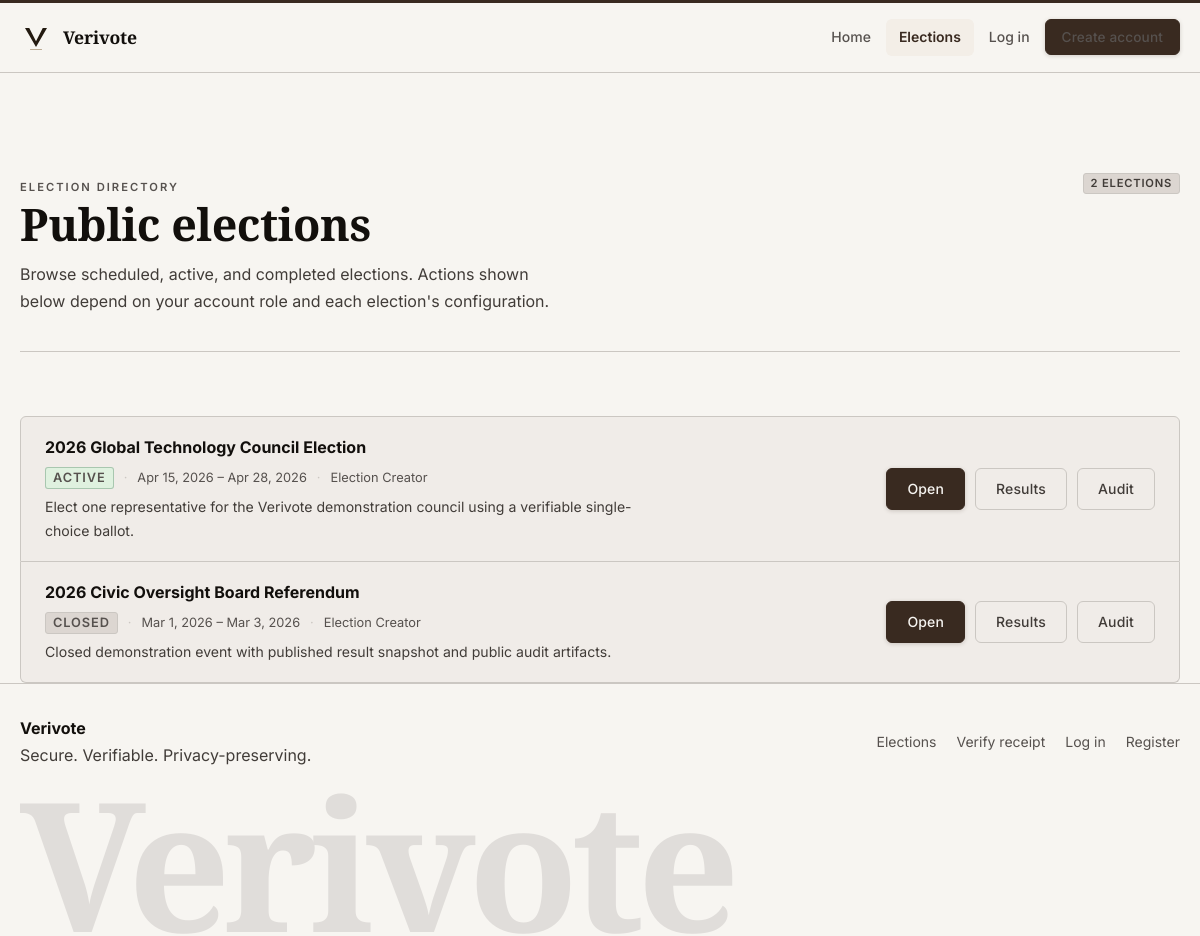
Screenshot of /events.php with the database file from the repository.
### tables this page shows
CREATE TABLE events (
    id BIGINT UNSIGNED AUTO_INCREMENT PRIMARY KEY,
    created_by BIGINT UNSIGNED NOT NULL,
    title VARCHAR(200) NOT NULL,
    slug VARCHAR(220) NOT NULL UNIQUE,
    description TEXT NOT NULL,
    ballot_type ENUM('single_choice') NOT NULL DEFAULT 'single_choice',
    status ENUM('draft', 'scheduled', 'active', 'closed', 'archived') NOT NULL DEFAULT 'draft',
    start_at DATETIME NOT NULL,
    end_at DATETIME NOT NULL,
    timezone VARCHAR(80) NOT NULL DEFAULT 'UTC',
    result_visibility ENUM('private', 'public_after_close', 'public_live') NOT NULL DEFAULT 'public_after_close',
    personal_verification_enabled TINYINT(1) NOT NULL DEFAULT 1,
    public_audit_enabled TINYINT(1) NOT NULL DEFAULT 1,
    allow_self_registration TINYINT(1) NOT NULL DEFAULT 1,
    max_votes_per_token TINYINT UNSIGNED NOT NULL DEFAULT 1,
    verification_policy ENUM('all_required', 'any_one', 'custom') NOT NULL DEFAULT 'all_required',
    eligibility_rules TEXT NULL,
    event_notice TEXT NULL,
    created_at TIMESTAMP NOT NULL DEFAULT CURRENT_TIMESTAMP,
    updated_at TIMESTAMP NOT NULL DEFAULT CURRENT_TIMESTAMP ON UPDATE CURRENT_TIMESTAMP,
    CONSTRAINT fk_events_creator FOREIGN KEY (created_by) REFERENCES users(id)
);

CREATE TABLE users (
    id BIGINT UNSIGNED AUTO_INCREMENT PRIMARY KEY,
    role_id INT UNSIGNED NOT NULL,
    full_name VARCHAR(150) NOT NULL,
    email VARCHAR(190) NOT NULL UNIQUE,
    phone VARCHAR(40) NOT NULL UNIQUE,
    password_hash VARCHAR(255) NOT NULL,
    status ENUM('pending', 'active', 'suspended') NOT NULL DEFAULT 'pending',
    email_verified_at DATETIME NULL,
    phone_verified_at DATETIME NULL,
    last_login_at DATETIME NULL,
    failed_login_count INT UNSIGNED NOT NULL DEFAULT 0,
    created_at TIMESTAMP NOT NULL DEFAULT CURRENT_TIMESTAMP,
    updated_at TIMESTAMP NOT NULL DEFAULT CURRENT_TIMESTAMP ON UPDATE CURRENT_TIMESTAMP,
    CONSTRAINT fk_users_role FOREIGN KEY (role_id) REFERENCES roles(id)
);

### config/database.php (called while the page is built, shortened)
<?php
function db(): PDO
{
    $config = app_config('db');
    $dsn = sprintf(
        'mysql:host=%s;port=%s;dbname=%s;charset=%s',
        $config['host'],
        $config['port'],
        $config['name'],
        $config['charset']
    );
    $pdo = new PDO($dsn, $config['user'], $config['pass'], [
        PDO::ATTR_ERRMODE => PDO::ERRMODE_EXCEPTION,
        PDO::ATTR_DEFAULT_FETCH_MODE => PDO::FETCH_ASSOC,
        PDO::ATTR_EMULATE_PREPARES => false,
    ]);
    return $pdo;
}

### includes/helpers.php (called while the page is built, shortened)
<?php
function app_config(?string $key = null, mixed $default = null): mixed
{
    global $appConfig;
    $segments = explode('.', $key);
    $value = $appConfig;
    foreach ($segments as $segment) {
        $value = $value[$segment];
    }
    return $value;
}
function app_base_path(): string
{
    static $cached = null;
    if (is_string($cached)) {
        return $cached;
    }
    $documentRoot = realpath((string) ($_SERVER['DOCUMENT_ROOT'] ?? ''));
    $projectRoot = realpath(BASE_PATH);
    $documentRoot = str_replace('\\', '/', $documentRoot);
    $projectRoot = str_replace('\\', '/', $projectRoot);
    if ($projectRoot === $documentRoot) {
        $cached = '';
        return $cached;
    }
    $prefix = rtrim($documentRoot, '/') . '/';
    $relative = trim(substr($projectRoot, strlen($prefix)), '/');
    $cached = $relative === '' ? '' : '/' . $relative;
    return $cached;
}
function base_url(string $path = ''): string
{
    $appUrl = (string) app_config('app_url', '');
    $path = '/' . ltrim($path, '/');
    $basePath = app_base_path();
    if ($basePath === '') {
        return $path;
    }
    return $path === '/' ? $basePath . '/' : $basePath . $path;
}
function e(null|string|int|float $value): string
{
    return htmlspecialchars((string) $value, ENT_QUOTES | ENT_SUBSTITUTE, 'UTF-8');
}
function format_datetime(?string $value, string $format = 'M j, Y H:i T'): string
{
    return (new DateTimeImmutable($value))->format($format);
}
function format_status(string $value): string
{
    return ucwords(str_replace('_', ' ', $value));
}
function badge_class(string $status): string
{
    return match ($status) {
        'active', 'approved', 'verified', 'used', 'sent' => 'badge-success',
        'warning', 'scheduled', 'under_review', 'pending', 'queued' => 'badge-warning',
        'error', 'rejected', 'revoked', 'failed', 'suspended' => 'badge-danger',
        default => 'badge-muted',
    };
}
function fetch_all(string $sql, array $params = []): array
{
    $statement = db()->prepare($sql);
    $statement->execute($params);
    return $statement->fetchAll();
}
function can_view_public_results(array $event): bool
{
    if ($event['result_visibility'] === 'public_live') {
        return true;
    }
    if ($event['result_visibility'] === 'public_after_close') {
        return in_array($event['status'], ['closed', 'archived'], true);
    }
    return false;
}
function can_view_public_audit(array $event): bool
{
    return (bool) $event['public_audit_enabled'] && can_view_public_results($event);
}
function fetch_public_events(): array
{
    return fetch_all(
        'SELECT events.*, users.full_name AS creator_name
         FROM events
         INNER JOIN users ON users.id = events.created_by
         WHERE events.status IN ("scheduled", "active", "closed", "archived")
         ORDER BY FIELD(events.status, "active", "scheduled", "closed", "archived"), events.start_at ASC'
    );
}

### events.php (the view, shortened to what this page needs)
<?php
$events          = fetch_public_events();
include __DIR__ . '/includes/header.php';
?>
<section class="section section--top">
    <div class="page-intro">
        <div>
            <span class="eyebrow">Election directory</span>
            <h1>Public elections</h1>
            <p style="margin-top:12px;">Browse scheduled, active, and completed elections. Actions shown below depend on your account role and each election's configuration.</p>
        </div>
        <div style="display:flex; align-items:flex-end; justify-content:flex-end;">
            <span class="badge badge-muted"><?= e((string) count($events)); ?> election<?= count($events) !== 1 ? 's' : ''; ?></span>
        </div>
    </div>
    <?php if (!$events): ?>
        <div class="alert alert--info">No public elections are available right now.</div>
    <?php else: ?>
        <div class="event-rows">
            <?php foreach ($events as $event): ?>
                <div class="event-row" data-reveal>
                    <div>
                        <strong style="font-size:1rem;"><?= e($event['title']); ?></strong>
                        <div class="event-row__meta">
                            <span class="badge <?= e(badge_class($event['status'])); ?>"><?= e(format_status($event['status'])); ?></span>
                            <span><?= e(format_datetime($event['start_at'], 'M j, Y')); ?> &ndash; <?= e(format_datetime($event['end_at'], 'M j, Y')); ?></span>
                            <span><?= e($event['creator_name']); ?></span>
                        </div>
                        <?php if ($event['description']): ?>
                            <p style="margin-top:6px; font-size:0.88rem; max-width:70ch;"><?= e($event['description']); ?></p>
                        <?php endif; ?>
                    </div>
                    <div class="inline-actions">
                        <a class="button button--primary" href="<?= e(base_url('/event.php?slug=' . urlencode($event['slug']))); ?>">Open</a>
                        <?php if (can_view_public_results($event)): ?>
                            <a class="button button--ghost" href="<?= e(base_url('/results.php?event=' . $event['id'])); ?>">Results</a>
                        <?php endif; ?>
                        <?php if (can_view_public_audit($event)): ?>
                            <a class="button button--ghost" href="<?= e(base_url('/audit.php?event=' . $event['id'])); ?>">Audit</a>
                        <?php endif; ?>
                    </div>
                </div>
            <?php endforeach; ?>
        </div>
    <?php endif; ?>
</section>
<?php include __DIR__ . '/includes/footer.php'; ?>

### assets/css/app.css (style rules this page uses)
:root { --canvas: oklch(97% 0.006 75); --surface: oklch(94.5% 0.007 73); --surface-alt: oklch(91% 0.009 70); --surface-deep: oklch(88% 0.010 68); --ink: oklch(17% 0.008 55); --ink-2: oklch(36% 0.010 58); --ink-3: oklch(44% 0.009 62); --rule: oklch(83% 0.008 72); --rule-soft: oklch(90% 0.006 74); --accent: oklch(30% 0.028 55); --accent-dark: oklch(22% 0.022 52); --accent-over: oklch(97% 0.005 75); --accent-tint: oklch(95% 0.010 72); --success: oklch(38% 0.10 150); --success-tint: oklch(94% 0.03 145); --warning: oklch(52% 0.11 68); --warning-tint: oklch(95% 0.04 75); --danger: oklch(40% 0.13 22); --danger-tint: oklch(95% 0.04 20); --container: min(1180px, calc(100vw - 40px)); --radius: 6px; --shadow: 0 1px 3px oklch(17% 0.008 55 / 0.07), 0 4px 12px oklch(17% 0.008 55 / 0.05); --shadow-lg: 0 2px 8px oklch(17% 0.008 55 / 0.07), 0 12px 32px oklch(17% 0.008 55 / 0.08); --hero-bg: oklch(16% 0.008 55); --hero-surface: oklch(22% 0.009 57); --hero-rule: oklch(35% 0.008 58); --hero-ink: oklch(93% 0.006 74); --hero-ink-2: oklch(64% 0.007 68); }
*, *::before, *::after { box-sizing: border-box; }
html { scroll-behavior: smooth; }
body { margin: 0; min-height: 100vh; background: var(--canvas); color: var(--ink); font-family: "Inter", system-ui, sans-serif; font-size: 1rem; line-height: 1.6; -webkit-font-smoothing: antialiased; }
a { color: inherit; text-decoration: none; }
h1, h2, h3, h4 { margin: 0; }
h1, h2 { font-family: "Playfair Display", Georgia, serif; font-weight: 700; line-height: 1.12; letter-spacing: -0.01em; color: var(--ink); }
p { margin: 0; color: var(--ink-2); line-height: 1.7; max-width: 68ch; }
strong { color: var(--ink); }
.eyebrow { display: inline-flex; align-items: center; font-size: 0.70rem; font-weight: 600; text-transform: uppercase; letter-spacing: 0.18em; color: var(--ink-3); }
.button { display: inline-flex; align-items: center; justify-content: center; gap: 8px; min-height: 42px; padding: 0 20px; border-radius: var(--radius); border: 1px solid transparent; cursor: pointer; font-weight: 500; font-size: 0.875rem; letter-spacing: 0.01em; transition: background 0.15s ease, border-color 0.15s ease, box-shadow 0.15s ease, transform 0.15s ease; }
.button--primary { background: var(--accent); color: var(--accent-over); border-color: var(--accent); box-shadow: 0 1px 4px oklch(30% 0.028 55 / 0.20); }
.button--ghost { border-color: var(--rule); background: transparent; color: var(--ink-2); }
.hero__actions, .inline-actions { display: flex; flex-wrap: wrap; gap: 10px; }
.section { width: var(--container); margin: 0 auto; display: grid; gap: 28px; }
.section--top { padding-top: 52px; }
.badge { display: inline-flex; align-items: center; justify-content: center; min-height: 21px; padding: 0 7px; border-radius: 3px; font-size: 0.70rem; font-weight: 600; text-transform: uppercase; letter-spacing: 0.07em; border: 1px solid transparent; }
.badge-success { background: var(--success-tint); border-color: oklch(38% 0.10 150 / 0.26); color: var(--success); }
.badge-muted { background: var(--surface-deep); border-color: var(--rule); color: var(--ink-2); }
[data-reveal] { opacity: 0; transform: translateY(14px); transition: opacity 0.5s ease, transform 0.5s ease; }
[data-reveal].is-visible { opacity: 1; transform: translateY(0); }
.event-rows { display: grid; gap: 0; }
.event-row { padding: 18px 24px; border: 1px solid var(--rule); border-top: 0; display: grid; grid-template-columns: minmax(0, 1fr) auto; gap: 20px; align-items: center; background: var(--surface); transition: background 0.15s ease; }
.event-row:first-child { border-top: 1px solid var(--rule); border-radius: var(--radius) var(--radius) 0 0; }
.event-row:last-child { border-radius: 0 0 var(--radius) var(--radius); }
.event-row__meta { display: flex; align-items: center; gap: 10px; flex-wrap: wrap; margin-top: 6px; }
.event-row__meta span { font-size: 0.80rem; color: var(--ink-3); }
.event-row__meta span + span::before { content: "·"; margin-right: 10px; color: var(--rule); }
.page-intro { padding: 48px 0 36px; border-bottom: 1px solid var(--rule); margin-bottom: 36px; display: grid; grid-template-columns: minmax(0, 1fr) minmax(0, 380px); gap: 40px; align-items: start; }
.page-intro h1 { font-size: clamp(1.9rem, 4vw, 2.8rem); }
.page-intro p { max-width: 55ch; }

### rows the page displays
events: title "2026 Global Technology Council Election", status "ACTIVE", start_at "Apr 15, 2026", end_at "Apr 28, 2026", created_by.full_name "Election Creator", description "Elect one representative for the Verivote demonstration council using a verifiable single-choice ballot."
events: title "2026 Civic Oversight Board Referendum", status "CLOSED", start_at "Mar 1, 2026", end_at "Mar 3, 2026", created_by.full_name "Election Creator", description "Closed demonstration event with published result snapshot and public audit artifacts."

### other values shown
count($events) "2"
